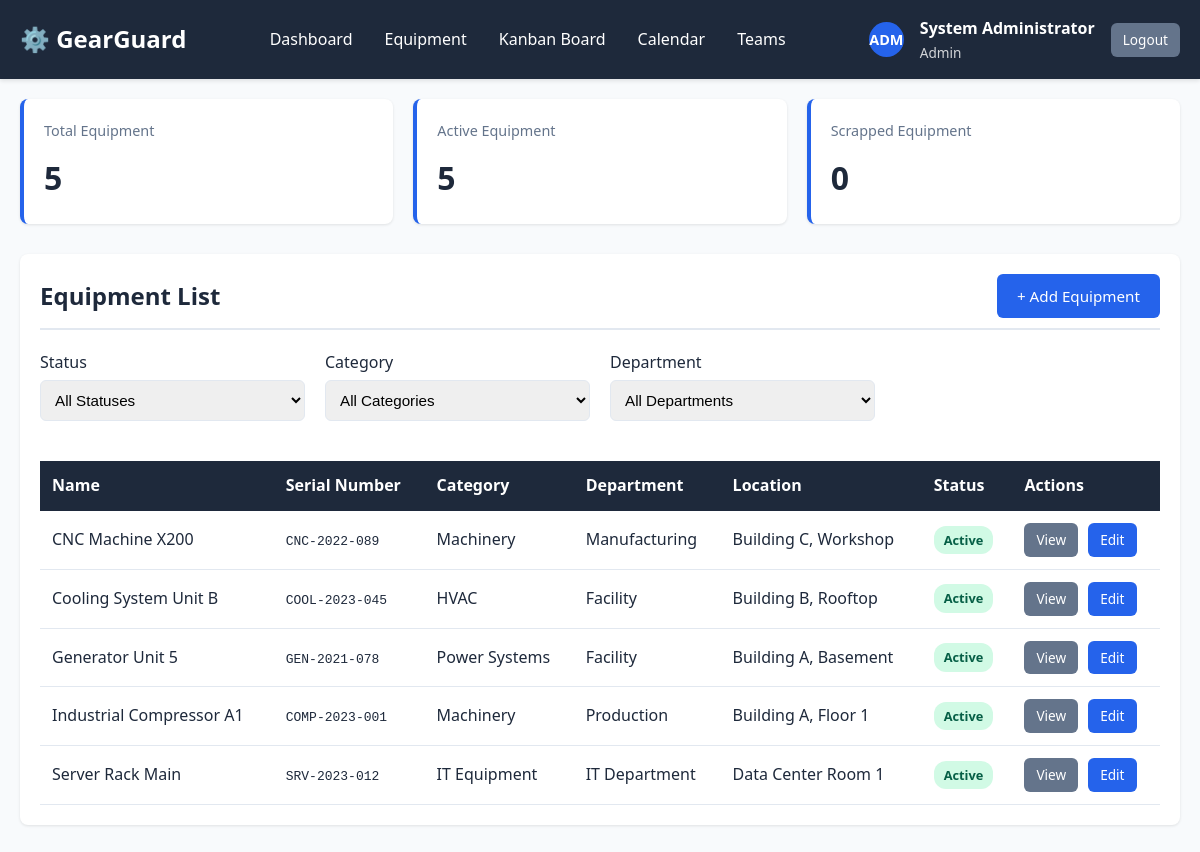
Screenshot of /views/equipment/list.php (signed in) with the database file from the repository.
### tables this page shows
CREATE TABLE equipment (
    id INT AUTO_INCREMENT PRIMARY KEY,
    name VARCHAR(100) NOT NULL,
    serial_number VARCHAR(100) UNIQUE NOT NULL,
    category VARCHAR(50) NOT NULL,
    department VARCHAR(50) NOT NULL,
    assigned_employee VARCHAR(100),
    purchase_date DATE,
    warranty_expiry DATE,
    physical_location VARCHAR(200),
    default_maintenance_team_id INT,
    default_technician_id INT,
    status ENUM('Active', 'Scrapped') NOT NULL DEFAULT 'Active',
    created_at TIMESTAMP DEFAULT CURRENT_TIMESTAMP,
    updated_at TIMESTAMP DEFAULT CURRENT_TIMESTAMP ON UPDATE CURRENT_TIMESTAMP,
    FOREIGN KEY (default_maintenance_team_id) REFERENCES maintenance_teams(id) ON DELETE SET NULL,
    FOREIGN KEY (default_technician_id) REFERENCES users(id) ON DELETE SET NULL,
    INDEX idx_serial (serial_number),
    INDEX idx_status (status),
    INDEX idx_category (category),
    INDEX idx_department (department)
);

### config/database.php (called while the page is built, shortened)
<?php
class Database {
    private static $instance = null;
    private $connection;
    private $host = "localhost";
    private $db_name = "gearguard";
    private $username = "root";
    private $password = "";
    private function __construct() {
        try {
            $this->connection = new PDO(
                "mysql:host=" . $this->host . ";dbname=" . $this->db_name,
                $this->username,
                $this->password
            );
            $this->connection->setAttribute(PDO::ATTR_ERRMODE, PDO::ERRMODE_EXCEPTION);
            $this->connection->setAttribute(PDO::ATTR_DEFAULT_FETCH_MODE, PDO::FETCH_ASSOC);
        } catch(PDOException $e) {
            die("Connection Error: " . $e->getMessage());
        }
    }
    public static function getInstance() {
        if (self::$instance === null) {
            self::$instance = new self();
        }
        return self::$instance;
    }
    public function getConnection() {
        return $this->connection;
    }
}

### models/Equipment.php (called while the page is built, shortened)
<?php
require_once __DIR__ . '/../config/database.php';
class Equipment {
    private $conn;
    public function __construct() {
        $this->db = Database::getInstance();
        $this->conn = $this->db->getConnection();
    }
    public function getAll($filters = []) {
        $sql = "SELECT e.*,
                mt.name as team_name,
                u.full_name as technician_name
                FROM equipment e
                LEFT JOIN maintenance_teams mt ON e.default_maintenance_team_id = mt.id
                LEFT JOIN users u ON e.default_technician_id = u.id
                WHERE 1=1";
        $sql .= " ORDER BY e.name ASC";
        try {
            $stmt = $this->conn->prepare($sql);
            $stmt->execute();
            return $stmt->fetchAll();
        } catch(PDOException $e) {
            return [];
        }
    }
    public function getStatistics() {
        $sql = "SELECT
                COUNT(*) as total,
                SUM(CASE WHEN status = 'Active' THEN 1 ELSE 0 END) as active,
                SUM(CASE WHEN status = 'Scrapped' THEN 1 ELSE 0 END) as scrapped
                FROM equipment";
        try {
            $stmt = $this->conn->prepare($sql);
            $stmt->execute();
            return $stmt->fetch();
        } catch(PDOException $e) {
            return ['total' => 0, 'active' => 0, 'scrapped' => 0];
        }
    }
}

### config/config.php (called while the page is built, shortened)
<?php
function hasRole($role) {
    return isset($_SESSION['role']) && $_SESSION['role'] === $role;
}

### views/equipment/list.php (the view, shortened to what this page needs)
<?php
require_once __DIR__ . '/../../config/config.php';
require_once __DIR__ . '/../../models/Equipment.php';
$equipmentModel = new Equipment();
$filters = [];
$equipment_list = $equipmentModel->getAll($filters);
$stats = $equipmentModel->getStatistics();
include __DIR__ . '/../includes/header.php';
?>
<div class="container">
    <div class="stats-grid">
        <div class="stat-card">
            <h3>Total Equipment</h3>
            <div class="stat-value"><?php echo $stats['total']; ?></div>
        </div>
        <div class="stat-card">
            <h3>Active Equipment</h3>
            <div class="stat-value"><?php echo $stats['active']; ?></div>
        </div>
        <div class="stat-card">
            <h3>Scrapped Equipment</h3>
            <div class="stat-value"><?php echo $stats['scrapped']; ?></div>
        </div>
    </div>
    <div class="card">
        <div class="card-header">
            <h2 class="card-title">Equipment List</h2>
            <?php if (hasRole(ROLE_ADMIN) || hasRole(ROLE_MANAGER)): ?>
                <a href="create.php" class="btn btn-primary">+ Add Equipment</a>
            <?php endif; ?>
        </div>
        <form method="GET" class="mb-20">
            <div class="form-row">
                <div class="form-group">
                    <label>Status</label>
                    <select name="status" class="form-control" onchange="this.form.submit()">
                        <option value="">All Statuses</option>
                    </select>
                </div>
                <div class="form-group">
                    <label>Category</label>
                    <select name="category" class="form-control" onchange="this.form.submit()">
                        <option value="">All Categories</option>
                    </select>
                </div>
                <div class="form-group">
                    <label>Department</label>
                    <select name="department" class="form-control" onchange="this.form.submit()">
                        <option value="">All Departments</option>
                    </select>
                </div>
                <div class="form-group">
                    <label>&nbsp;</label>
                </div>
            </div>
        </form>
        <?php if (empty($equipment_list)): ?>
            <p class="text-center text-muted">No equipment found.</p>
        <?php else: ?>
            <table class="table">
                <thead>
                    <tr>
                        <th>Name</th>
                        <th>Serial Number</th>
                        <th>Category</th>
                        <th>Department</th>
                        <th>Location</th>
                        <th>Status</th>
                        <th>Actions</th>
                    </tr>
                </thead>
                <tbody>
                    <?php foreach ($equipment_list as $equipment): ?>
                        <tr>
                            <td><?php echo htmlspecialchars($equipment['name']); ?></td>
                            <td><code><?php echo htmlspecialchars($equipment['serial_number']); ?></code></td>
                            <td><?php echo htmlspecialchars($equipment['category']); ?></td>
                            <td><?php echo htmlspecialchars($equipment['department']); ?></td>
                            <td><?php echo htmlspecialchars($equipment['physical_location']); ?></td>
                            <td>
                                <span class="badge badge-<?php echo $equipment['status'] === 'Active' ? 'success' : 'danger'; ?>">
                                    <?php echo $equipment['status']; ?>
                                </span>
                            </td>
                            <td>
                                <div class="flex gap-10">
                                    <a href="view.php?id=<?php echo $equipment['id']; ?>" class="btn btn-sm btn-secondary">View</a>
                                    <?php if (hasRole(ROLE_ADMIN) || hasRole(ROLE_MANAGER)): ?>
                                        <a href="edit.php?id=<?php echo $equipment['id']; ?>" class="btn btn-sm btn-primary">Edit</a>
                                    <?php endif; ?>
                                </div>
                            </td>
                        </tr>
                    <?php endforeach; ?>
                </tbody>
            </table>
        <?php endif; ?>
    </div>
</div>
<?php include __DIR__ . '/../includes/footer.php'; ?>

### assets/css/style.css (style rules this page uses)
:root { --primary-color: #2563eb; --secondary-color: #64748b; --success-color: #10b981; --warning-color: #f59e0b; --danger-color: #ef4444; --dark-color: #1e293b; --light-color: #f8fafc; --border-color: #e2e8f0; }
* { margin: 0; padding: 0; box-sizing: border-box; }
body { font-family: 'Segoe UI', Tahoma, Geneva, Verdana, sans-serif; background-color: var(--light-color); color: var(--dark-color); line-height: 1.6; }
.container { max-width: 1200px; margin: 0 auto; padding: 20px; }
.card { background: white; border-radius: 8px; box-shadow: 0 1px 3px rgba(0,0,0,0.1); padding: 20px; margin-bottom: 20px; }
.card-header { display: flex; justify-content: space-between; align-items: center; margin-bottom: 20px; padding-bottom: 10px; border-bottom: 2px solid var(--border-color); }
.card-title { font-size: 1.5rem; font-weight: 600; }
.btn { display: inline-block; padding: 10px 20px; border: none; border-radius: 6px; cursor: pointer; font-size: 0.95rem; text-decoration: none; transition: all 0.3s; font-weight: 500; }
.btn-primary { background: var(--primary-color); color: white; }
.btn-secondary { background: var(--secondary-color); color: white; }
.btn-sm { padding: 6px 12px; font-size: 0.85rem; }
.form-group { margin-bottom: 20px; }
.form-group label { display: block; margin-bottom: 5px; font-weight: 500; color: var(--dark-color); }
.form-control { width: 100%; padding: 10px; border: 1px solid var(--border-color); border-radius: 6px; font-size: 0.95rem; }
select.form-control { cursor: pointer; }
.form-row { display: grid; grid-template-columns: repeat(auto-fit, minmax(250px, 1fr)); gap: 20px; }
.table { width: 100%; border-collapse: collapse; margin-top: 20px; }
.table th { background: var(--dark-color); color: white; padding: 12px; text-align: left; font-weight: 600; }
.table td { padding: 12px; border-bottom: 1px solid var(--border-color); }
.badge { display: inline-block; padding: 4px 10px; border-radius: 12px; font-size: 0.8rem; font-weight: 600; }
.badge-success { background: #d1fae5; color: #065f46; }
.stats-grid { display: grid; grid-template-columns: repeat(auto-fit, minmax(250px, 1fr)); gap: 20px; margin-bottom: 30px; }
.stat-card { background: white; border-radius: 8px; padding: 20px; box-shadow: 0 1px 3px rgba(0,0,0,0.1); border-left: 4px solid var(--primary-color); }
.stat-card h3 { color: var(--secondary-color); font-size: 0.9rem; font-weight: 500; margin-bottom: 10px; }
.stat-card .stat-value { font-size: 2rem; font-weight: 700; color: var(--dark-color); }
.mb-20 { margin-bottom: 20px; }
.flex { display: flex; }
.gap-10 { gap: 10px; }

### rows the page displays
equipment: name "CNC Machine X200", serial_number "CNC-2022-089", category "Machinery", department "Manufacturing", physical_location "Building C, Workshop", status "Active"
equipment: name "Cooling System Unit B", serial_number "COOL-2023-045", category "HVAC", department "Facility", physical_location "Building B, Rooftop", status "Active"
equipment: name "Generator Unit 5", serial_number "GEN-2021-078", category "Power Systems", department "Facility", physical_location "Building A, Basement", status "Active"
equipment: name "Industrial Compressor A1", serial_number "COMP-2023-001", category "Machinery", department "Production", physical_location "Building A, Floor 1", status "Active"
equipment: name "Server Rack Main", serial_number "SRV-2023-012", category "IT Equipment", department "IT Department", physical_location "Data Center Room 1", status "Active"

### other values shown
APP_NAME "GearGuard"
$_SESSION['avatar_initials'] "ADM"
$_SESSION['full_name'] "System Administrator"
str_replace('_', ' ', $_SESSION['role']) "Admin"
$stats['total'] "5"
$stats['active'] "5"
$stats['scrapped'] "0"
